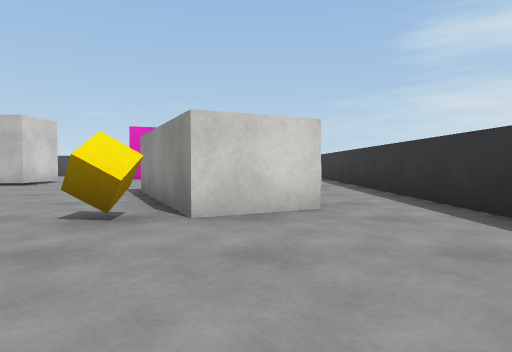
View 1 (above)

22 first-person views from a walk through a scene from a Unity 3-D project. The camera is 0.58 m above the floor, tilts 2° down and sees 75° across. The floor is counted in squares, 1 m on a side. Each view is taken from the middle of a square. On the plan, view 1 faces up. The plan holds only what a view shows up to about 9 squares ahead; the rest is blank. The player character is not drawn. Surface patterns are stand-ins for the level's own textures.

View 2
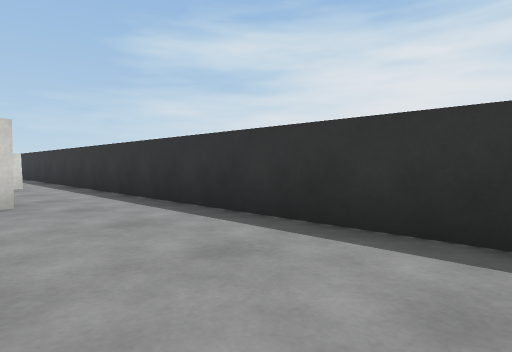

View 3
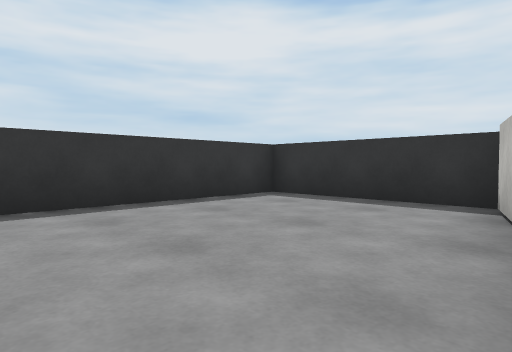

View 4
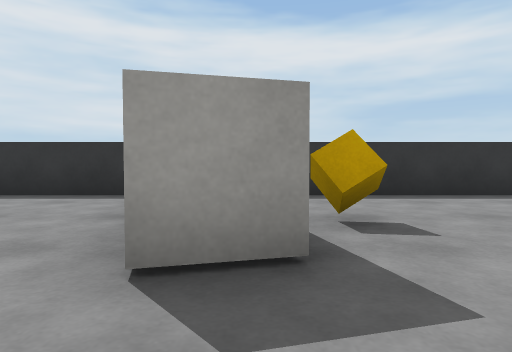

View 5
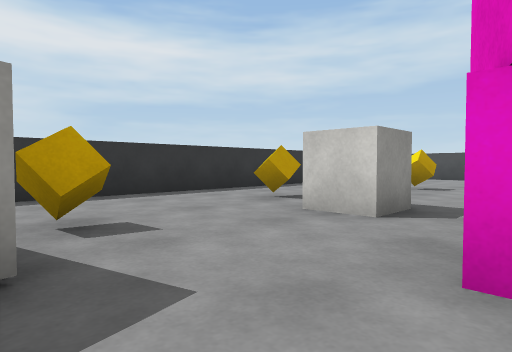

View 6
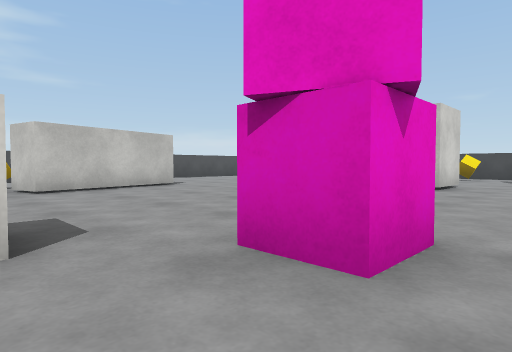

View 7
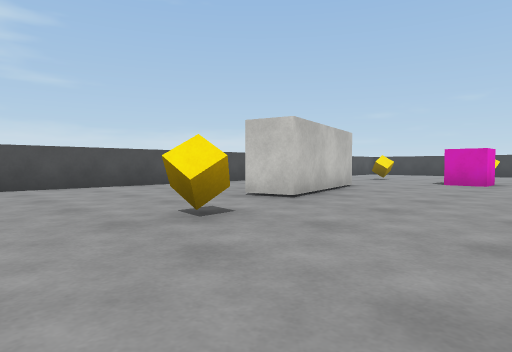

View 8
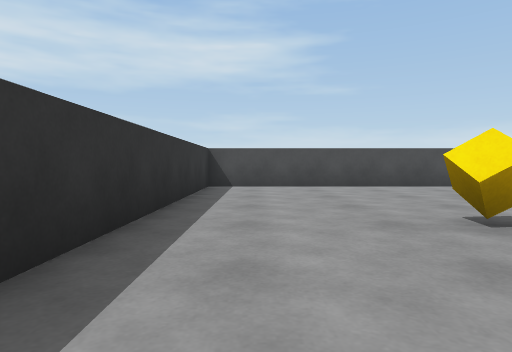

View 9
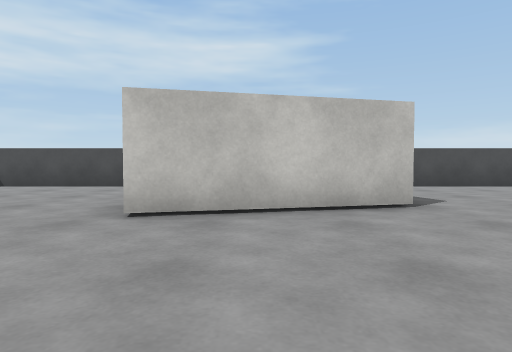

View 10
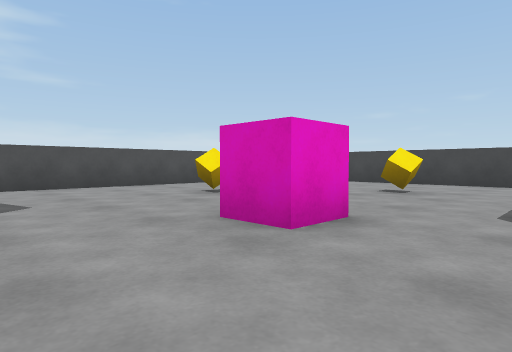

View 11
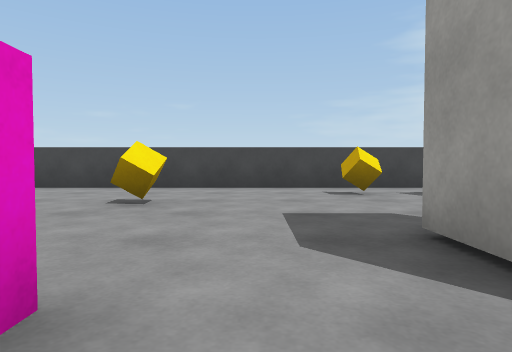

View 12
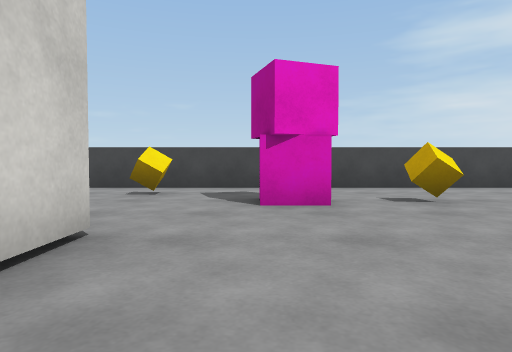

View 13
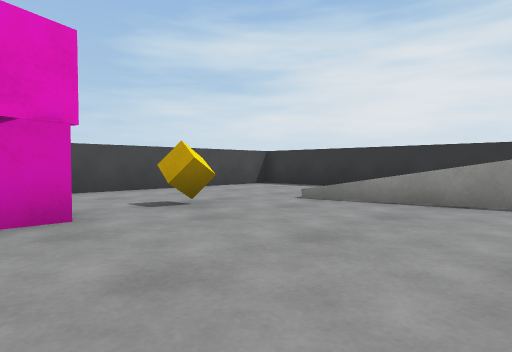

View 14
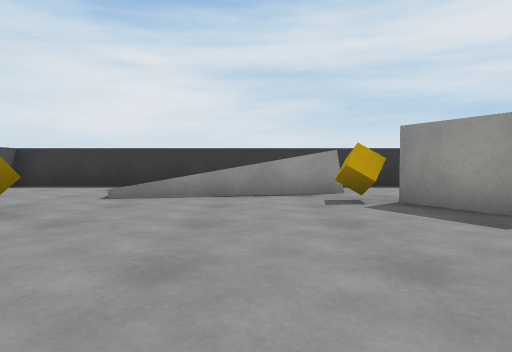

View 15
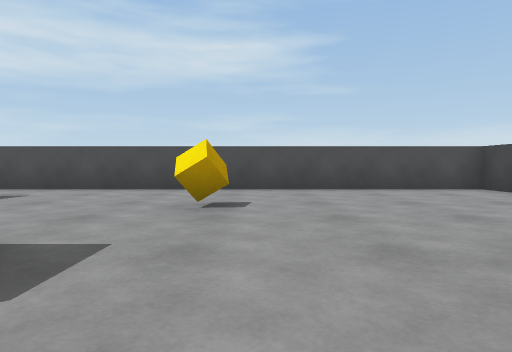

View 16
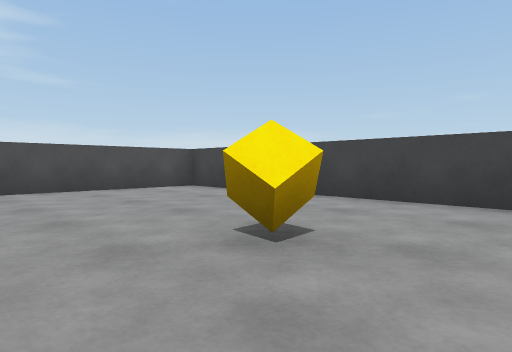

View 17
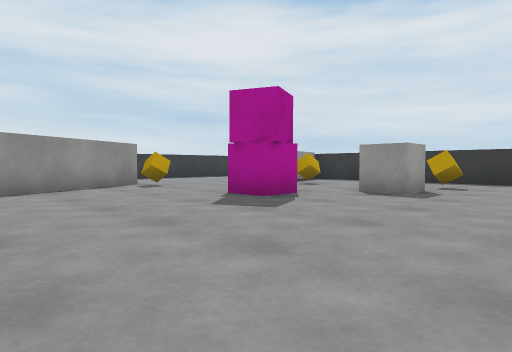

View 18
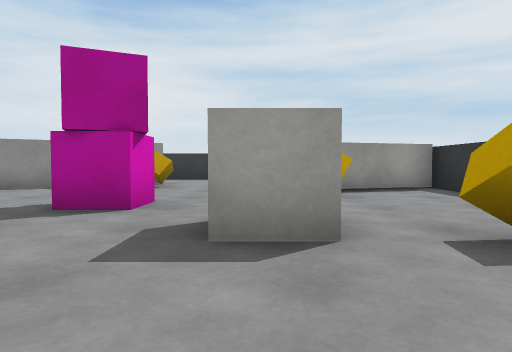

View 19
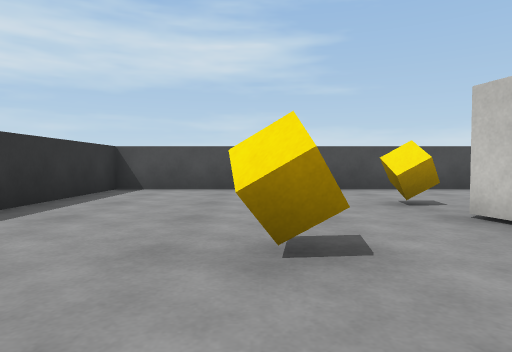

View 20
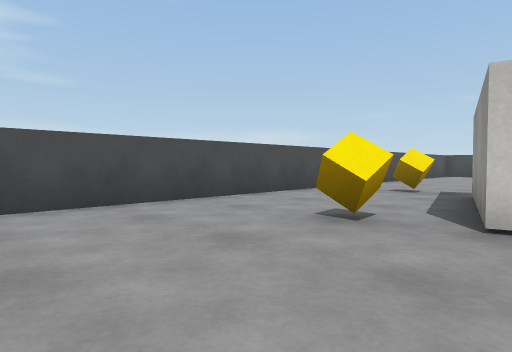

View 21
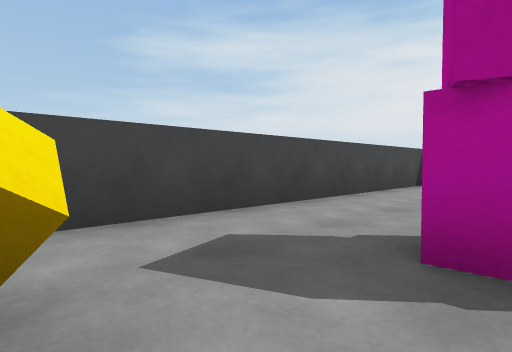

View 22
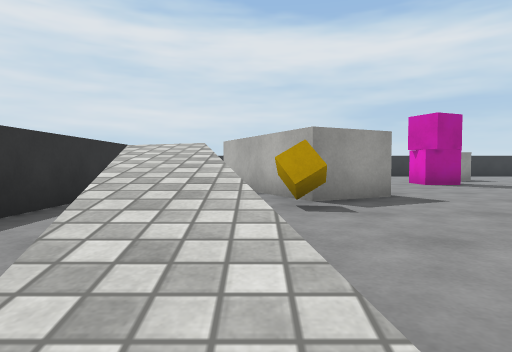

### Floor plan
Points are (right, up) in squares from view 1. A wall is a line through its corners. A room is listed if a view was taken in it or the views show most of it. See-through windows are left out.
Room 1 (views 1, 2)
walls: (-1.5, -1.8) (-1.2, -2.9); (-1.9, -3.2) (2.8, -3.2) (2.8, 9); (-0.9, 7.8) (0.8, 4.4) (-0.7, 3.6)
ways out: opening at (-1, 2.5) to room 2; opening at (0, 9) to room 2; gap at (2, 9) to room 2
Room 2 (views 3, 4, 5, 6, 7, 8, 9, 10, 11, 12, 13, 14, 15, 16, 17, 18, 19, 20, 21, 22)
walls: (-12.5, 6.2) (-11.6, 2.6) (-12.6, 2.3) (-13.5, 6); (-3.3, 1.1) (-2.2, 1.4); (-0.7, 3.6) (-2.4, 7) (-0.9, 7.8); (2.8, 9) (2.8, 16.2) (-16.7, 16.2) (-16.7, -3.2) (-1.9, -3.2); (-2.2, -3.2) (-2.8, -0.8)
ways out: opening at (-1, 2.5) to room 1; opening at (0, 9) to room 1; gap at (2, 9) to room 1
objects: cube (-15, 6); cube (-14, 2); cube (-14, 10); cube (-11, 0); pink cube (-11, 9) to (-10, 9); cube (-11, 13); cube (-8, -1); cube (-7, 1); block (-7, 9) to (-7, 10); cube (-7, 14); pink cube (-6, 3) to (-5, 3); pink cube (-5, 13) to (-4, 13); cube (-4, 0); cube (-2, 3); cube (-2, 13)

Where each view was taken, in squares from view 1:
view 1: 0 up, 0 right, facing up
view 2: 1 down, 0 right, facing up-right
view 3: 2 up, 2 left, facing down-right
view 4: 3 up, 3 left, facing down
view 5: 3 up, 3 left, facing down-left
view 6: 1 up, 4 left, facing up-left
view 7: 2 down, 8 left, facing up-left
view 8: 2 down, 8 left, facing left
view 9: 4 up, 8 left, facing left
view 10: 6 up, 8 left, facing up-left
view 11: 8 up, 9 left, facing up
view 12: 8 up, 5 left, facing up
view 13: 9 up, 5 left, facing up-right
view 14: 10 up, 6 left, facing right
view 15: 11 up, 9 left, facing left
view 16: 11 up, 9 left, facing up-left
view 17: 8 up, 10 left, facing down-right
view 18: 1 up, 10 left, facing right
view 19: 0 up, 9 left, facing left
view 20: 1 down, 12 left, facing up-left
view 21: 13 up, 7 left, facing up-right
view 22: 13 up, 0 right, facing down
